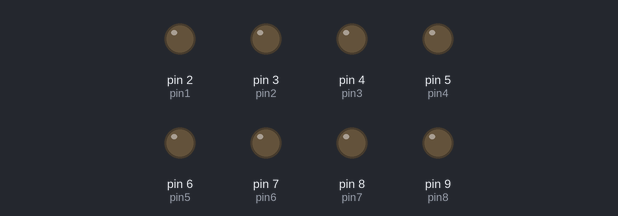
Simulated run of this sketch. Board: Arduino Uno, built with avr-gcc and run on an emulated ATmega328P. Shown: output pins drawn as LEDs (lit = HIGH).

Above: at 0.1 s.
At 4.1 s:
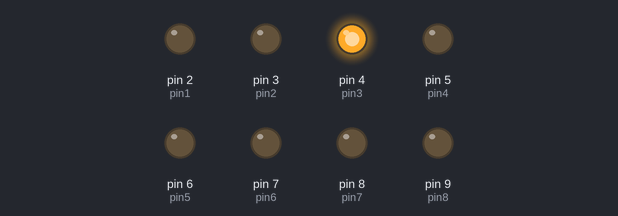
At 9.1 s:
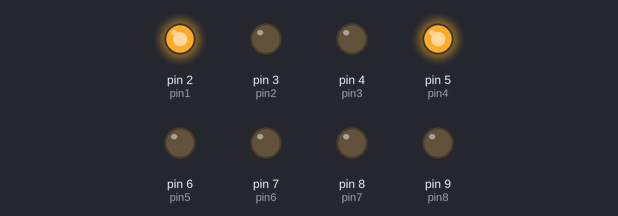
At 19.1 s:
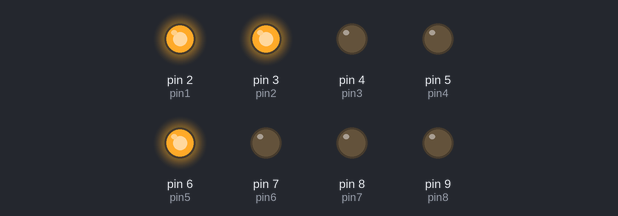
At 29.1 s:
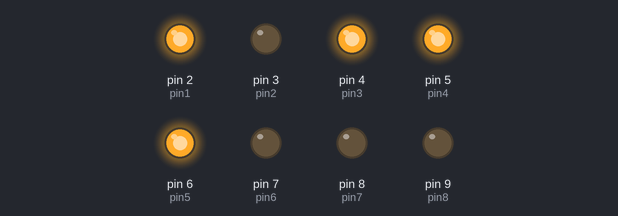
At 39.1 s:
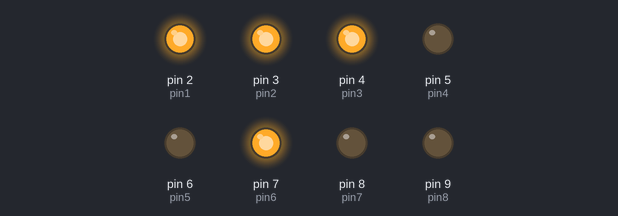
Timing chart, 0 to 40.0 s (numbered marks = the images above):
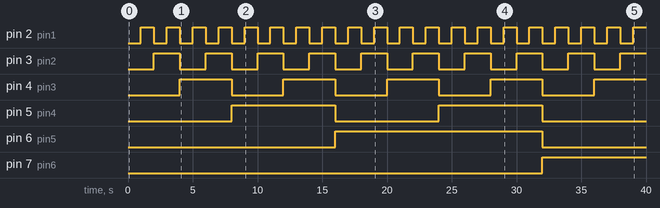

Measured:
- by itself, pin 2 (pin1): alternates HIGH for 1.0 s and LOW for 1.0 s
- by itself, pin 3 (pin2): alternates HIGH for 2.0 s and LOW for 2.0 s
- by itself, pin 4 (pin3): alternates HIGH for 4.0 s and LOW for 4.0 s
- by itself, pin 5 (pin4): alternates HIGH for 8.0 s and LOW for 8.0 s
- by itself, pin 6 (pin5): LOW → HIGH at 16.0 s, → LOW 16.0 s later
- by itself, pin 7 (pin6): LOW → HIGH at 32.0 s

The sketch:

BinaryLEDCounter.ino
```cpp
  const int pin1 = 2;
  const int pin2 = 3;
  const int pin3 = 4;
  const int pin4 = 5;
  const int pin5 = 6;
  const int pin6 = 7;
  const int pin7 = 8;
  const int pin8 = 9;

  int count = 0;

void setup() {

  pinMode(pin1, OUTPUT);
  pinMode(pin2, OUTPUT);
  pinMode(pin3, OUTPUT);
  pinMode(pin4, OUTPUT);
  pinMode(pin5, OUTPUT);
  pinMode(pin6, OUTPUT);
  pinMode(pin7, OUTPUT);
  pinMode(pin8, OUTPUT);


}

void loop() {

  digitalWrite(pin8, bitRead(count,7));
  digitalWrite(pin7, bitRead(count,6));
  digitalWrite(pin6, bitRead(count,5));
  digitalWrite(pin5, bitRead(count,4));
  digitalWrite(pin4, bitRead(count,3));
  digitalWrite(pin3, bitRead(count,2));
  digitalWrite(pin2, bitRead(count,1));
  digitalWrite(pin1, bitRead(count,0));
  count=count+1;
  delay(1000);


}
```
